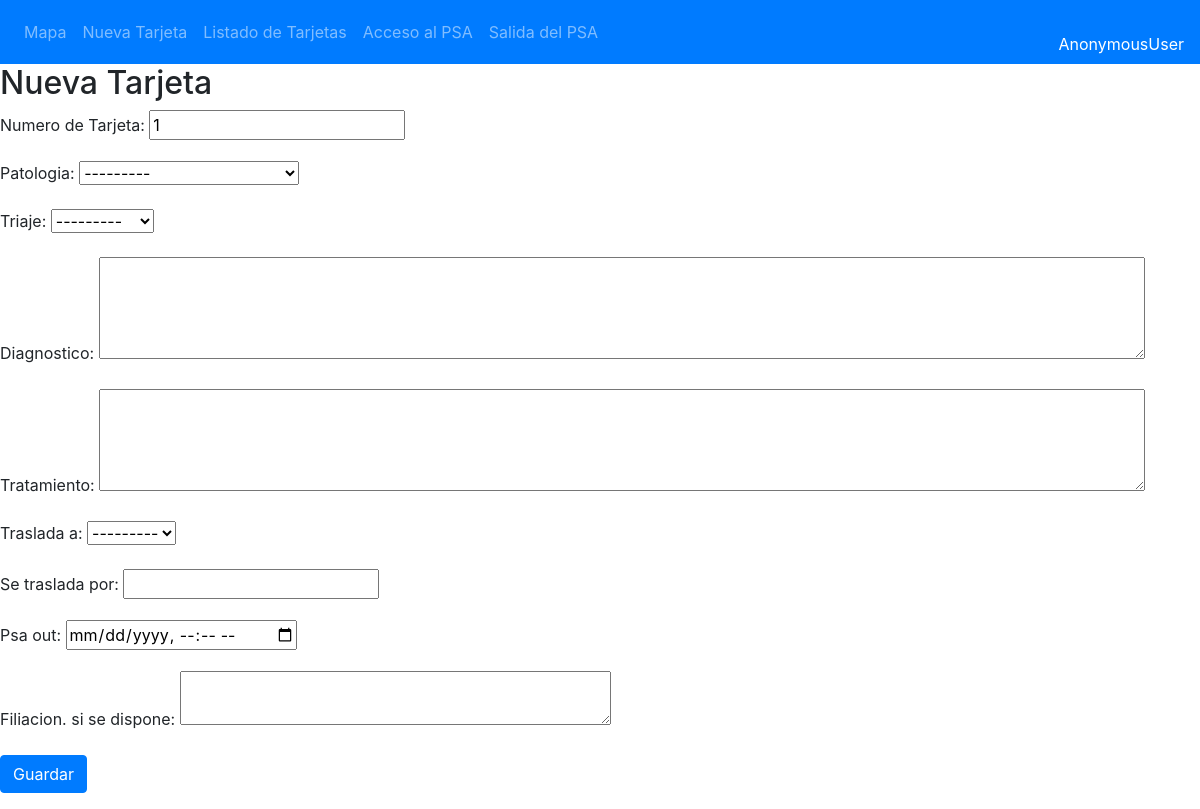
Page /tarjetas/tarjeta_psa_out/2/ on the earlier database version.
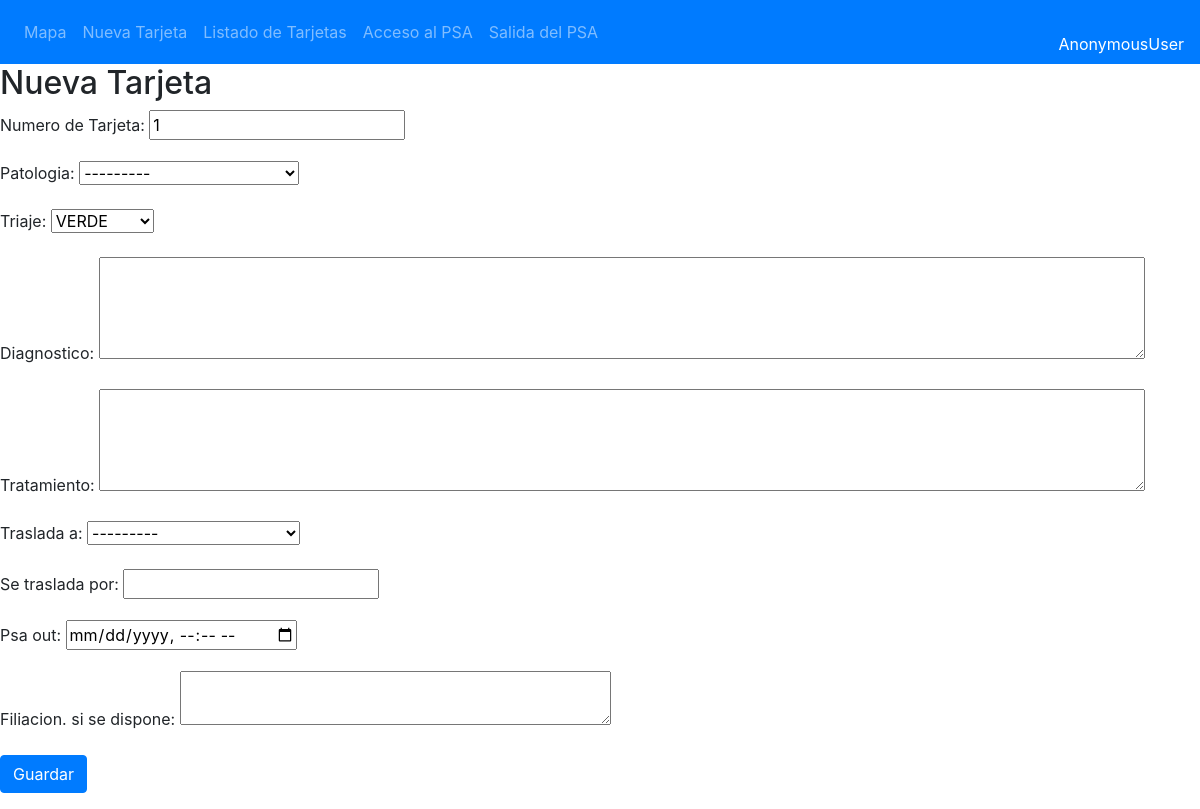
Same page on the later database version.
### tarjetas/models.py (models this page shows, shortened)
class Tarjeta(models.Model):
    TRIAJE = (
        ('VERDE', 'VERDE'),
        ('AMARILLO','AMARILLO'),
        ('ROJO', 'ROJO'),
        ('MORADO', 'MORADO'),
        ('NEGRO', 'NEGRO'),
    )
    ESTADO_TRASLADO = (
        ('PENDIENTE', 'PENDIENTE'),
        ('SOLICITADO', 'SOLICITADO'),
        ('GESTIONADO', 'GESTIONADO'),
        ('SALIDA_PSA', 'SALIDA_PSA'),
        ('REALIZADO', 'REALIZADO'),
        ('ALTA LUGAR', 'ALTA LUGAR'),
    )
    SEXO = (
        ('HOMBRE', 'HOMBRE'),
        ('MUJER','MUJER'),
        ('NSNC', 'NS/NC'),
    )
    num_t = models.CharField(max_length=100, blank=False)
    edad = models.IntegerField(blank=True, null=True)
    sexo = models.CharField(max_length=32,choices=SEXO)
    filiacion = models.CharField(max_length=200, blank=True)
    patologia = models.ForeignKey(Patologia, models.DO_NOTHING, db_column='patologia', blank=True, null=True)
    diagnostico = models.CharField(max_length=500, blank=True)
    tratamiento = models.CharField(max_length=500, blank=True)
    traslada_a = models.ForeignKey(Destino, models.DO_NOTHING, db_column='destino', blank=True, null=True)
    traslada_por = models.CharField(max_length=50, blank=True)
    triaje_ini = models.CharField(max_length=10,choices=TRIAJE)
    triaje = models.CharField(max_length=10,choices=TRIAJE)
    estado_traslado = models.CharField(max_length=32,choices=ESTADO_TRASLADO)
    latitud = models.FloatField(blank=True, null=True)
    longitud = models.FloatField(blank=True, null=True)
    evento = models.ForeignKey(Evento, models.DO_NOTHING, db_column='evento', blank=True, null=True)
    hora_ini = models.DateTimeField(auto_now_add=True)
    psa_in = models.DateTimeField(blank=True, null=True)
    psa_out = models.DateTimeField(blank=True, null=True)
    dest_in = models.DateTimeField(blank=True, null=True)
    hora_fin = models.DateTimeField(blank=True, null=True)
    pos_psa = models.CharField(max_length=100, blank=True)
    psa = models.ForeignKey(Psa, models.DO_NOTHING, db_column='psa', blank=True, null=True)

### tarjetas/views.py (the view)
# urls.py: path('tarjeta_psa_out/<int:tarjeta_id>/', views.tarjeta_psa_out, name='tarjeta_psa_out'),
def tarjeta_psa_out(request, tarjeta_id):
    post = get_object_or_404(Tarjeta,id=tarjeta_id)
    if request.method == "POST":
        form = TarjetaPsaOutForm(request.POST.copy(), instance=post)
        if form.is_valid():
            post = form.save()
            post.estado_traslado = 'SALIDA_PSA'
            post.save()
            return redirect('roll_3', )
    else:
        form = TarjetaPsaOutForm(instance=post)
    return render(request, 'tarjetas/tarjeta_psa_out.html', {'form': form})

### tarjetas/forms.py
class TarjetaPsaOutForm(forms.ModelForm):
    class Meta:
        model = Tarjeta
        fields = ('num_t', 'patologia', 'triaje', 'diagnostico', 'tratamiento', 'traslada_a', 'traslada_por', 'psa_out', 'filiacion')
        labels = {'num_t': 'Numero de Tarjeta',
            'traslado_a': 'Se traslada a ',
            'traslada_por': 'Se traslada por',
            'filiacion': 'Filiacion. si se dispone'
            }
        widgets = {
            'num_t': forms.TextInput(attrs={'readonly': 'readonly'}),
            'psa_out': forms.DateTimeInput(attrs={'type': 'datetime-local'}, format='%d/%m/%Y %H:%M'),
            'diagnostico': forms.Textarea(attrs={'rows': 4, 'cols': 100}),  # Long text para diagnóstico
            'tratamiento': forms.Textarea(attrs={'rows': 4, 'cols': 100}),  # Long text para tratamiento
            'filiacion': forms.Textarea(attrs={'rows': 2, 'cols': 40}),  # Long text para tratamiento
        }
    def __init__(self, *args, **kwargs):
        super().__init__(*args, **kwargs)
        self.fields['psa_out'].initial = now().strftime('%d/%m/%Y %H:%M')

### tarjetas/models.py (called while the page is built)
    def __str__(self):
        return self.tipo

    def __str__(self):
        return self.lugar

### tarjetas/templates/tarjetas/tarjeta_psa_out.html (shortened to what this page needs)
{% extends "base.html" %}
  {% block content %}
  <h2>Nueva Tarjeta</h2>
  <form method="POST" class="form-group">{% csrf_token %}
    {{ form.as_p }}
    <button type="submit" class="btn btn-primary">Guardar</button>
  </form>
  {% endblock %}

Differences in the rows shown:
changed Tarjeta: triaje "---------" → "VERDE"
